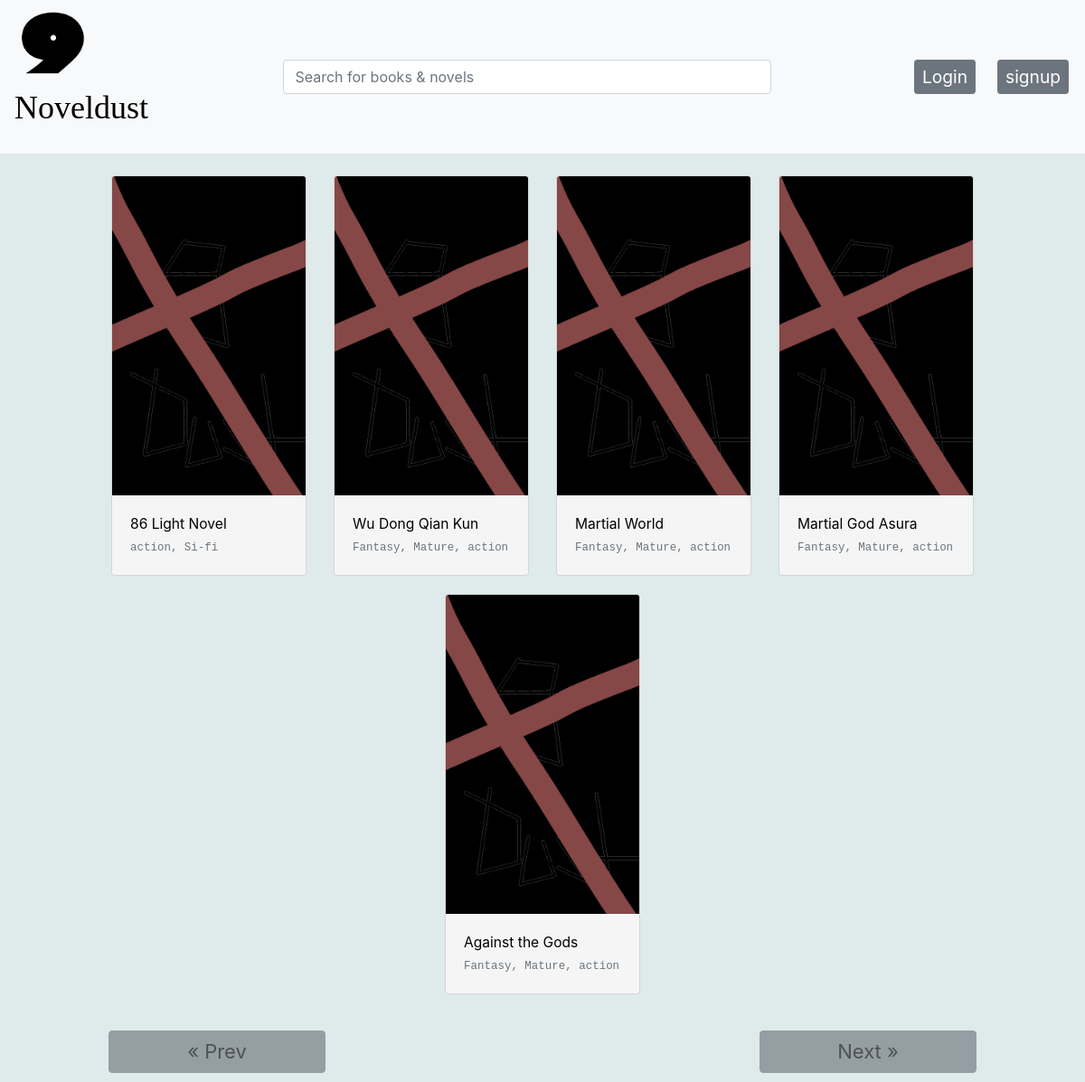
The app's page /noveldust/ with its own data.
### noveldust/models.py (models this page shows, shortened)
class TopBooks(models.Model):
    topname = models.CharField(max_length=200)
    topcover = models.URLField(max_length=1000,null=True,blank=True)
    description = models.TextField()
    date_added = models.DateTimeField(auto_now_add=True)
    date_updated = models.DateTimeField(auto_now=True)
    genre = models.ManyToManyField(Genrelist)
    author = models.ForeignKey(Author, on_delete=models.CASCADE,blank=True,null=True)
    def title_to_url(self):
        return self.topname.replace(' ','-')

class Genrelist(models.Model):
    name = models.CharField(max_length=60)
    def __str__(self):
        return self.name

### noveldust/views.py (the view)
# urls.py: path('',views.index,name='index'),
def index(request):
    topbooks = TopBooks.objects.order_by('-date_added')
    search_query = request.GET.get('search')
    if search_query:
        topbooks = TopBooks.objects.order_by('-date_added').filter(topname__icontains=search_query)[:30]
        if search_query == '':
            return HttpResponseRedirect("")
    page = request.GET.get('page',1)
    paginator = Paginator(topbooks,20)
    try:
        topbooks = paginator.page(page)
    except PageNotAnInteger:
        topbooks = paginator.page(1)
    except EmptyPage:
        topbooks = paginator.page(paginator.num_pages)
    contains = {'topbooks':topbooks,'sqr':search_query}
    return render(request,'noveldust/index.html',context=contains)

### noveldust/templates/noveldust/index.html (shortened to what this page needs)
{% extends 'noveldust/base.html' %}
{% load static %}
{% block contentx %}
{%if topbooks.paginator.count  != 0 %}
    <div class="d-flex w-100 justify-content-center" >
        <div id="novelcontainer" class="d-flex pt-4">
            {% for tb in topbooks %}
                <a class="card light_mode_obj novelholder nodecor_lightmode" href="{% url 'noveldust:topbookpage' tbnameurl=tb.title_to_url %}">
                    {% if tb.topcover %}
                        <img class="card-img-top img-nov" src="{{tb.topcover}}"  id="tpimg" >
                    {% else %}
                        <img class="card-img-top img-nov" src="{%static 'noveldust/img/booknotfound.png'%} " id="tpimg">
                    {% endif %}
                    <div class="card-body novelcardbody">
                    <p class="card-title">{{tb.topname}}</p>
                    <p class="card-subtitle text-muted small nov-genre">{{ tb.genre.all|join:", " }}</p>
                    </div>
                </a>
            {% endfor %}
        </div>
    </div>
    {% include 'noveldust/next_prev.html' %}
{% else %}
    <div class="d-flex w-100 bg-secondary align-items-center justify-content-center" id='notfoundcontainer' >
    <p class="text-info">Nothing found<p>
    </div>
{%endif%}
{% endblock contentx %}

### noveldust/templates/noveldust/base.html (shortened to what this page needs)
{% load static %}
<!DOCTYPE html>
<html lang="en">
	<head>
		<link rel="stylesheet" href="{%static 'noveldust/bootstraps/bootstrap.css'%}">
		<link rel="stylesheet" href="{%static 'noveldust/css/base.css'%}">
		<link rel="stylesheet" href="{%static 'noveldust/css/animation.css'%}">
		<link rel="stylesheet" href="{%static 'noveldust/css/index.css'%}">
		<link rel="stylesheet" href="{%static 'noveldust/css/mediaqueries.css'%}">
	</head>
	<body>
		<div class="light_mode_main_container fullscreenvw d-fixed" id="page-main-div">
			{% include 'noveldust/header.html' %}
			{% block contentx %}{% endblock contentx %}
		</div>
	</body>
</html>

### noveldust/templates/noveldust/header.html
{% load static %}
<nav class="nav-link d-flex h-25 bg-light" id="navbarmain" >
    <a href="{% url 'noveldust:index' %}" class="nodecor_lightmode " tabindex="-1">
    <figure class="tada-anime">
        <img src="{% static 'noveldust/img/noveldusticon.png' %}"
        alt="Noveldust" srcset="" id="imgheadericon">
        <figcaption id="headtext" class="fsz30-r" >Noveldust</figcaption>
    </figure>
    </a>
    <form action="{%url 'noveldust:index'%}" method='GET' class="input-group rounded" id="searchbarcontainer" >
        <input id='sbar' type="search" class="form-control rounded {%if sqr %}sbarf{%endif%}" name='search' placeholder="Search for books & novels" value="{%if sqr %}{{sqr}}{%endif%}">
    </form>
    <div id="authcontainer" class="d-flex">
    {% if user.username %}
    <div class="dropdown " style="opacity: 1 !important;">
      <button class="btn dropdown-toggle " type="button" id="dropdownMenuButton" data-toggle="dropdown" aria-expanded="false">
        Options
      </button>
      <div class="usermenu dropdown-menu dropdown-menu-right " >
            <p class="fss15-r">signed in @{{user.username}}</p>
            <div class="usermenuitem stop-ppg" id="mn1">
                <a class="btn">Account</a>
                <div class="subusermenu ">
                    <a class="curthumb">Bookmarks</a>
                    <a class="curthumb">Edit Account</a>
                    <a class="curthumb" data-toggle="modal" data-target="#logoutmodal">Logout</a>
                </div>
            </div>
            <div class="usermenuitem" id="mn2">
                <a class="btn">Show</a>
                <div class="subusermenu">
                    <a class=" curthumb">Genre</a>
                    <a class=" curthumb">Author</a>
                    <a class=" curthumb">Likes</a>
                </div>
            </div>
            <div class="usermenuitem" id="mn3">
                <a class="btn">More</a>
                <div class="subusermenu">
                    <a class="curthumb">Become Editor</a>
                </div>
            </div>
</div>
    </div>
    {% else %}
        <a class="btn btn-secondary btn-sm pulse-anime " href='{% url "users:login" %}'>Login</a>
        <a class="btn btn-secondary btn-sm pulse-anime " href='{% url "users:signup" %}'>signup</a>
    {%endif%}
    </div>
</nav>

### noveldust/templates/noveldust/next_prev.html
{% load static %}
<div class="d-flex w-100 justify-content-center">
        {%if topbooks.has_previous%}
          <a class="btn btn-secondary grow_half tothe_left " href="?page={{ topbooks.previous_page_number }}">&laquo; Prev</a>
        {%else%}
          <a class="btn btn-secondary grow_half tothe_left disabled" >&laquo; Prev</a>
        {%endif%}
        {%if topbooks.has_next%}
          <a class="btn btn-secondary grow_half tothe_right" href="?page={{ topbooks.next_page_number }}" >Next &raquo;</a>
        {%else%}
          <a class="btn btn-secondary grow_half tothe_right disabled">Next &raquo;</a>
        {%endif%}
</div>

### noveldust/templates/noveldust/extra.html (shortened to what this page needs)
{% load static %}

### noveldust/static/noveldust/css/base.css (style rules this page uses)
html { min-height: 100%; scrollbar-face-color: #201e1e; scrollbar-base-color: #201e1e; scrollbar-3dlight-color: #201e1e; scrollbar-highlight-color: #201e1e; scrollbar-track-color: white; scrollbar-arrow-color: white; scrollbar-shadow-color: #201e1e; }
.light_mode_main_container { background-color: rgb(222, 235, 234); color: black; height: auto; }
.light_mode_obj { background-color: rgba(245, 245, 245,1); }
.fullscreenvw { width: 100%; min-height: 100vh; }
.nodecor_lightmode { text-decoration: none !important; color:black !important; }
.fsz30-r { font-size: max(22px,3vw); font-family: 'Lucida Sans'; }
#searchbarcontainer { width: 45vw; margin-left: auto; position: sticky;top: 10px; }
#sbar { width: 100%; }
#imgheadericon { width: 7vw; min-width: 50px; }
#navbarmain { justify-content: flex-start; align-items: center; flex-wrap: wrap; }
#authcontainer { margin-left: auto; column-gap: max(2vw,10px); padding: 0 2px 0 8px; user-select: none !important; }
#authcontainer * { font-size: max(1.6vw,14px); opacity: 1; }
.grow_half { width: max(20%,100px); margin-top: 20px; margin-bottom: 10px; font-size: min(4vw,22px); }
.tothe_left { margin-right: auto; margin-left: 10%; }
.tothe_right { margin-left: auto; margin-right: 10%; }

### noveldust/static/noveldust/css/animation.css (style rules this page uses)
.tada-anime { -webkit-animation-name: tada; animation-name: tada; -webkit-animation-duration: 1s; animation-duration: 1s; -webkit-animation-fill-mode: both; animation-fill-mode: both; }
.pulse-anime { animation: pulse 2s infinite; }

### noveldust/static/noveldust/css/index.css (style rules this page uses)
#novelcontainer { width: 85%; column-gap: 30px; row-gap: 20px; flex-wrap: wrap; padding:0 0 20px 0; overflow: hidden; justify-content: center; }
.novelholder { width: max(180px,18vw); font-size: max(1.3vw,0.8em); font-size: max(1.3vw,0.8em); cursor: pointer; }
.nov-genre { font-family: 'Courier New', Courier, monospace; }

### records on screen
TopBooks: topname "86 Light Novel", genre.all "action, Si-fi"
TopBooks: topname "Wu Dong Qian Kun", genre.all "Fantasy, Mature, action"
TopBooks: topname "Martial World", genre.all "Fantasy, Mature, action"
TopBooks: topname "Martial God Asura", genre.all "Fantasy, Mature, action"
TopBooks: topname "Against the Gods", genre.all "Fantasy, Mature, action"
